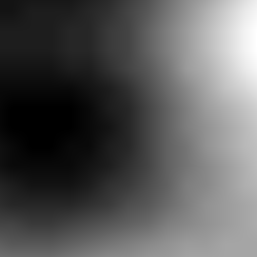
#> input picture src/agconav_test_worlds/worlds/Seongdong_gu_100x100/mesh/height_map.png, 257 x 257 px
$ python rebuild_2m_3m_report_section.py
#> lines starting #> are read from the running program, lines starting #| are printed output that depends on the picture
### run_results/surface_model.py
#!/usr/bin/env python3
"""5m AGL 방법B 경로 생성용 지표면 높이 모델.

지표면 높이(x,y) = max(지형 높이, 그 지점을 덮는 건물이 있으면 그 건물의 지붕 Z).

- 지형: height_map.png를 world 파일의 <heightmap><size>/<pos>로 디코딩(쌍선형 보간).
  디코딩 공식은 generate_test_world.py 문서화 그대로:
      col = (x - (pos.x - size.x/2)) / size.x * (width-1)
      row = ((pos.y + size.y/2) - y) / size.y * (height-1)
      elevation = pixel / img.max() * size.z + pos.z
- 건물: buildings.dae를 정점 welding + union-find로 개별 건물(연결요소)로 분리한
  뒤(generate_test_world.py의 crop_dae()와 동일 로직 재사용), 각 건물의 (x,y) 볼록껍질
  polygon과 지붕 Z(z1, = 바닥+3.0m 균일)를 구한다.
  포함 판정은 볼록껍질(convex hull) 기준 -- 실제 건물 풋프린트가 오목할 수 있으므로
  볼록껍질은 실제보다 넓게 잡힐 수 있는데, 이는 "보수적으로(더 높게) 추정" 요구사항과
  방향이 맞다: 오탐(건물 아닌데 건물로 판정)은 있어도 미탐(건물인데 못 잡음)은 없다.
- 격자 캐시: 0.5m 간격으로 100x100 박스 전체를 미리 계산해 npz로 저장.
"""
from __future__ import annotations

import re
import numpy as np
from PIL import Image
from pathlib import Path

_REPO_ROOT = Path(__file__).resolve().parent.parent
WORLD_DIR = _REPO_ROOT / "src/agconav_test_worlds/worlds/Seongdong_gu_100x100"
HM_PNG = WORLD_DIR / "mesh" / "height_map.png"
DAE = WORLD_DIR / "mesh" / "buildings.dae"

# world 파일에서 실측(1단계 조사 결과와 동일)
HM_SIZE = (100.0000, 100.0000, 5.249597)
HM_POS = (11.4000, -116.1000, 1.202132)
BLD_POSE = (11.39, 1.61, 0.0)

BOX = (-38.60, 61.40, -166.10, -66.10)  # xa, xb, ya, yb


def load_terrain():
    img = np.array(Image.open(HM_PNG)).astype(np.float64)
    return img


def terrain_elevation(xs: np.ndarray, ys: np.ndarray, img: np.ndarray) -> np.ndarray:
    """쌍선형 보간으로 임의의 (x,y) 배열에 대한 지형 고도를 반환."""
    ny, nx = img.shape
#> ny = 257; nx = 257
    x0 = HM_POS[0] - HM_SIZE[0] / 2.0
    y1 = HM_POS[1] + HM_SIZE[1] / 2.0
    cols = (xs - x0) / HM_SIZE[0] * (nx - 1)
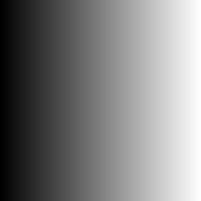
#> cols: shape (201, 201) float64; min 0, max 256, mean 128; drawn with min black and max white
    rows = (y1 - ys) / HM_SIZE[1] * (ny - 1)
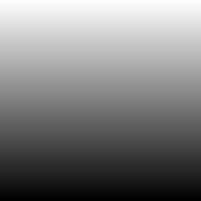
#> rows: shape (201, 201) float64; min 0, max 256, mean 128; drawn with min black and max white
    cols = np.clip(cols, 0, nx - 1)
    rows = np.clip(rows, 0, ny - 1)
    c0 = np.clip(np.floor(cols).astype(int), 0, nx - 2)
    r0 = np.clip(np.floor(rows).astype(int), 0, ny - 2)
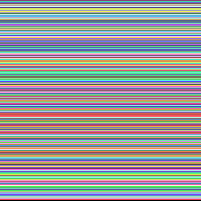
#> r0: shape (201, 201) int64; 201 distinct labels, from 0 to 255; one colour per label, 0 black
    fc = cols - c0
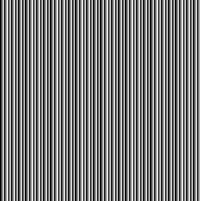
#> fc: shape (201, 201) float64; min 0, max 1, mean 0.483
    fr = rows - r0
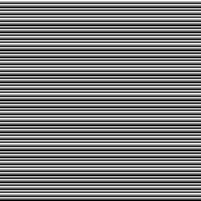
#> fr: shape (201, 201) float64; min 0, max 1, mean 0.483
    px = (img[r0, c0] * (1 - fc) * (1 - fr)
          + img[r0, c0 + 1] * fc * (1 - fr)
          + img[r0 + 1, c0] * (1 - fc) * fr
          + img[r0 + 1, c0 + 1] * fc * fr)
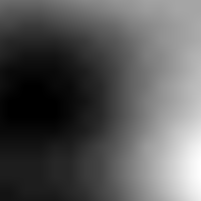
#> px: shape (201, 201) float64; min 0, max 65535, mean 22788.7; drawn with min black and max white
    return px / img.max() * HM_SIZE[2] + HM_POS[2]


# [14 lines left out: function _components, not called in this run]


def load_buildings():
    """건물별 (convex hull xy vertices, roof_z) 리스트를 반환."""
    text = DAE.read_text()
    arrays = re.findall(r"<float_array([^>]*)>(.*?)</float_array>", text, re.S)
    verts = np.fromstring(arrays[0][1], sep=" ").reshape(-1, 3)
    p_match = re.search(r"<p>(.*?)</p>", text, re.S)
    idx = np.fromstring(p_match.group(1), sep=" ", dtype=np.int64).reshape(-1, 2)
    tris = idx.reshape(-1, 3, 2)

    welded, inv = np.unique(np.round(verts, 4), axis=0, return_inverse=True)
    wt = inv[tris[:, :, 0]]
    edges = np.concatenate([wt[:, [0, 1]], wt[:, [1, 2]], wt[:, [2, 0]]])
    label = _components(len(welded), edges)

    ox, oy = BLD_POSE[0], BLD_POSE[1]
    wx = welded[:, 0] + ox
    wy = welded[:, 1] + oy
    wz = welded[:, 2]

    from scipy.spatial import ConvexHull

    buildings = []
    for L in np.unique(label):
        m = label == L
        if m.sum() < 3:
            continue
        pts = np.column_stack([wx[m], wy[m]])
        roof_z = float(wz[m].max())
        try:
            hull = ConvexHull(pts)
            poly = pts[hull.vertices]
        except Exception:
            poly = pts
        buildings.append({"poly": poly, "roof_z": roof_z,
                           "bbox": (pts[:, 0].min(), pts[:, 0].max(),
                                    pts[:, 1].min(), pts[:, 1].max())})
    return buildings


# [13 lines left out: function _point_in_poly, not called in this run]


def build_surface_grid(resolution=0.5, cache_path=None):
    xa, xb, ya, yb = BOX
    xs = np.arange(xa, xb + 1e-9, resolution)
    ys = np.arange(ya, yb + 1e-9, resolution)
    gx, gy = np.meshgrid(xs, ys)  # shape (len(ys), len(xs))

    img = load_terrain()
    terrain = terrain_elevation(gx, gy, img)

    surface = terrain.copy()
    buildings = load_buildings()
    for b in buildings:
        x0, x1, y0, y1 = b["bbox"]
        # bbox로 먼저 걸러서 point-in-polygon 비용을 줄인다.
        mask_box = (gx >= x0 - 0.5) & (gx <= x1 + 0.5) & (gy >= y0 - 0.5) & (gy <= y1 + 0.5)
        if not mask_box.any():
            continue
        idxs = np.where(mask_box)
        inside = _point_in_poly(gx[idxs], gy[idxs], b["poly"])
        rows = idxs[0][inside]
        cols = idxs[1][inside]
        surface[rows, cols] = np.maximum(surface[rows, cols], b["roof_z"])

    if cache_path:
        np.savez(cache_path, xs=xs, ys=ys, terrain=terrain, surface=surface)
    return xs, ys, terrain, surface, buildings


class SurfaceModel:
    """격자 캐시에서 최근접(및 필요시 보간) 조회를 제공하는 헬퍼.

    보수적(과소평가 금지) 요구사항 때문에, 임의 (x,y) 조회는 그 지점을 감싸는
    2x2 격자 셀 중 **최댓값**을 취한다(쌍선형 보간이 아니라 max) -- 그래야 건물
    가장자리에서 인접 지형 셀과 섞여 건물 높이를 낮잡아 보간하는 일이 없다.
    """

    # [33 lines left out: functions __init__, height_at, height_at_array, not called in this run]


# [9 lines that do not run on import are left out]

### run_results/rebuild_2m_3m_report_section.py
#!/usr/bin/env python3
"""2m/3m은 사용자 지시로 실험 제외 확정 -- yaml 파일은 절대 재생성/재기록하지
않는다. 이 스크립트는 4m 재생성(rate-limiter 추가)으로 날아간 safety report의
2m/3m 절만, 원래 만들었을 때와 동일한(rate-limit 이전) 로직으로 다시 계산해
텍스트만 복원한다. generate_paths.py를 import해 함수만 재사용하되, rate_limit_z는
호출하지 않고 yaml.safe_dump도 하지 않는다.
"""
import sys
import math
import numpy as np

sys.path.insert(0, "/home/hyunwoo-chae/AG-CoNav-test_main/run_results")
import generate_paths as gp  # noqa: E402
from surface_model import build_surface_grid, SurfaceModel  # noqa: E402

#> (the run stopped early here; a loop or call above may not have finished)
